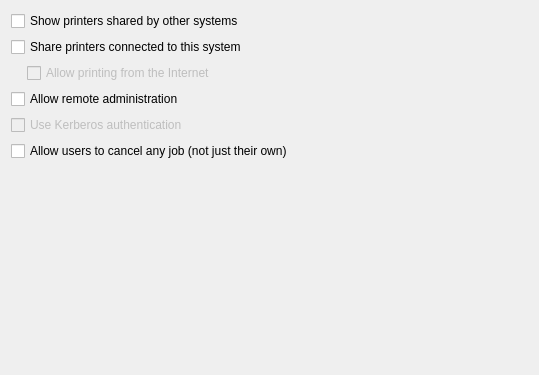
<?xml version="1.0" encoding="UTF-8"?>
<ui version="4.0">
 <class>SystemPreferences</class>
 <widget class="QWidget" name="SystemPreferences">
  <property name="windowModality">
   <enum>Qt::WindowModal</enum>
  </property>
  <property name="geometry">
   <rect>
    <x>0</x>
    <y>0</y>
    <width>526</width>
    <height>375</height>
   </rect>
  </property>
  <property name="windowTitle">
   <string>System Preferences</string>
  </property>
  <layout class="QGridLayout" name="gridLayout">
   <item row="0" column="0" colspan="2">
    <widget class="QCheckBox" name="showSharedPrintersCB">
     <property name="text">
      <string comment="@option:check">Show printers shared by other systems</string>
     </property>
    </widget>
   </item>
   <item row="1" column="0" colspan="2">
    <widget class="QCheckBox" name="shareConnectedPrintersCB">
     <property name="text">
      <string comment="@option:check">Share printers connected to this system</string>
     </property>
    </widget>
   </item>
   <item row="2" column="1">
    <widget class="QCheckBox" name="allowFromInternetCB">
     <property name="enabled">
      <bool>false</bool>
     </property>
     <property name="text">
      <string comment="@option:check">Allow printing from the Internet</string>
     </property>
    </widget>
   </item>
   <item row="3" column="0" colspan="2">
    <widget class="QCheckBox" name="allowRemoteAdminCB">
     <property name="text">
      <string comment="@option:check">Allow remote administration</string>
     </property>
    </widget>
   </item>
   <item row="4" column="0" colspan="2">
    <widget class="QCheckBox" name="useKRBAuthCB">
     <property name="enabled">
      <bool>false</bool>
     </property>
     <property name="text">
      <string comment="@option:check">Use Kerberos authentication</string>
     </property>
    </widget>
   </item>
   <item row="5" column="0" colspan="2">
    <widget class="QCheckBox" name="allowUsrCancelCB">
     <property name="text">
      <string comment="@option:check">Allow users to cancel any job (not just their own)</string>
     </property>
    </widget>
   </item>
   <item row="6" column="1">
    <spacer name="verticalSpacer">
     <property name="orientation">
      <enum>Qt::Vertical</enum>
     </property>
     <property name="sizeHint" stdset="0">
      <size>
       <width>501</width>
       <height>202</height>
      </size>
     </property>
    </spacer>
   </item>
   <item row="2" column="0">
    <spacer name="horizontalSpacer">
     <property name="orientation">
      <enum>Qt::Horizontal</enum>
     </property>
     <property name="sizeType">
      <enum>QSizePolicy::Fixed</enum>
     </property>
     <property name="sizeHint" stdset="0">
      <size>
       <width>10</width>
       <height>20</height>
      </size>
     </property>
    </spacer>
   </item>
  </layout>
 </widget>
 <resources/>
 <connections>
  <connection>
   <sender>shareConnectedPrintersCB</sender>
   <signal>toggled(bool)</signal>
   <receiver>allowFromInternetCB</receiver>
   <slot>setEnabled(bool)</slot>
   <hints>
    <hint type="sourcelabel">
     <x>286</x>
     <y>51</y>
    </hint>
    <hint type="destinationlabel">
     <x>202</x>
     <y>74</y>
    </hint>
   </hints>
  </connection>
 </connections>
</ui>
